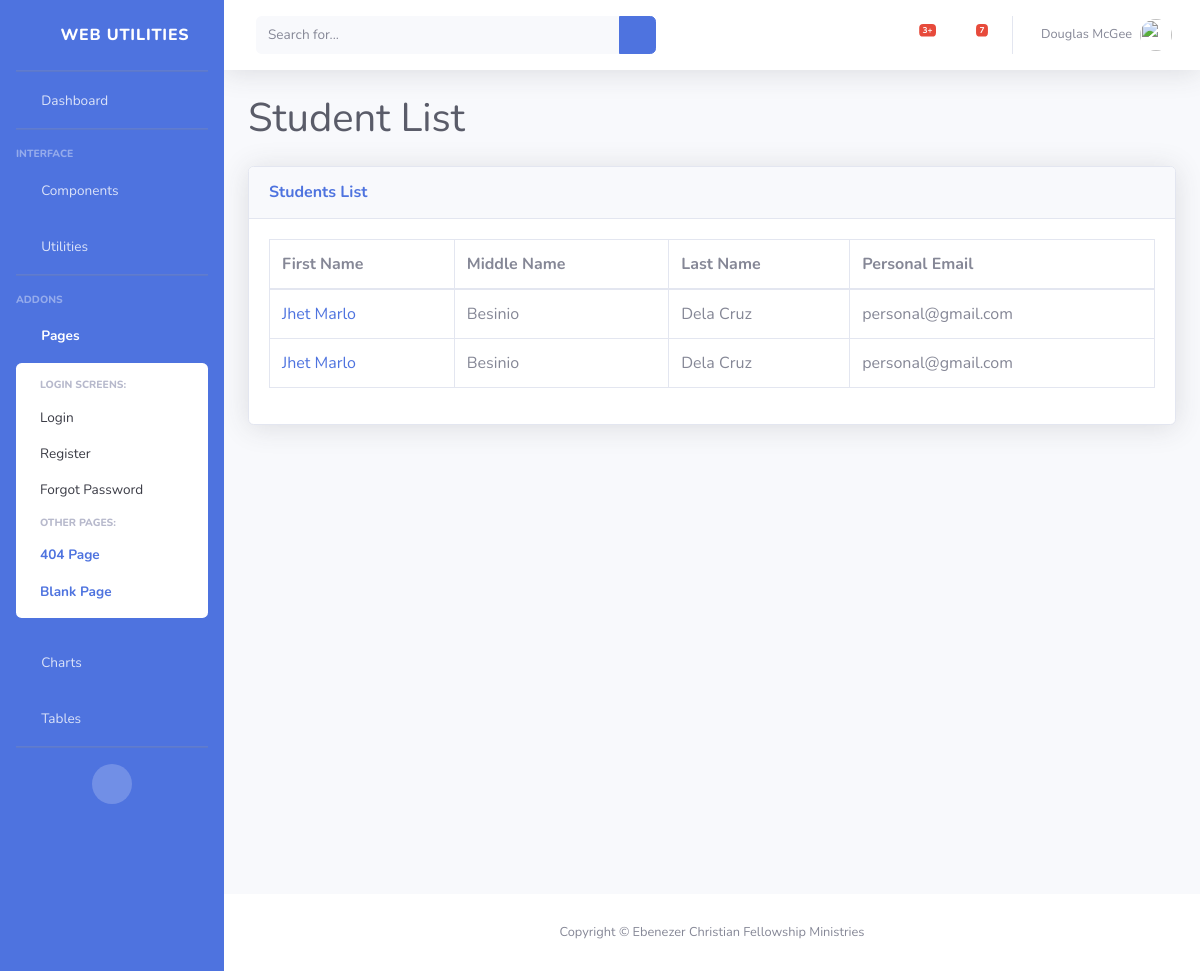
Page /students/list/ on the earlier database version.
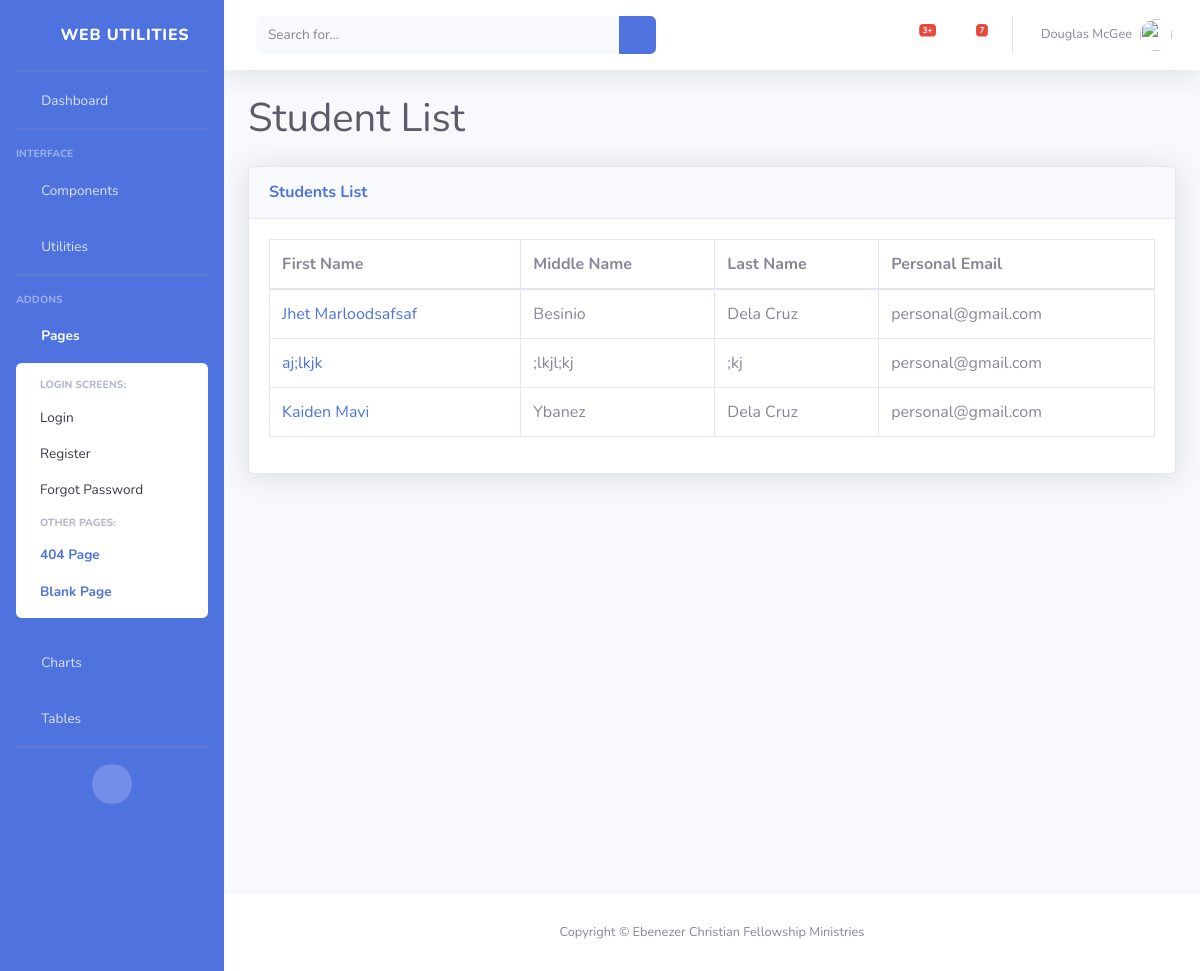
Same page on the later database version.
### students/models.py (models this page shows, shortened)
class Student(models.Model):
    first_name = models.CharField(max_length=100)
    middle_name = models.CharField(max_length=100)
    last_name = models.CharField(max_length=100)
    suffix = models.CharField(max_length=10, blank=True)
    birth_date = models.DateField()
    country_of_birth = models.CharField(max_length=100)
    birth_place = models.CharField(max_length=100)
    nationality = models.CharField(max_length=100)
    CIVIL_STATUS_CHOICES = [
        ('', '---------'),
        ('single', 'Single'),
        ('married', 'Married'),
        ('widowed', 'Widowed'),
        ('divorced', 'Divorced'),
        ('separated', 'Separated'),
    ]
    civil_status = models.CharField(max_length=20, choices=CIVIL_STATUS_CHOICES, blank=True)
    SEX_CHOICES = [
        ('', '---------'),
        ('male', 'Male'),
        ('female', 'Female'),
    ]
    sex = models.CharField(max_length=10, choices=SEX_CHOICES, blank=True)
    religion = models.CharField(max_length=100)
    mobile_number = models.CharField(max_length=20)
    telephone_number = models.CharField(max_length=20, blank=True)
    personal_email = models.EmailField()

### students/views.py (the view)
# urls.py: path('list/', list_student, name='list_student'),
def list_student(request):
    students = Student.objects.all()
    for student in students:
        print(student.first_name)
    context = {
        'students': students,
        'page_heading': 'Student List',
    }
    return render(request, 'students/list_student.html', context)

### students/templates/students/list_student.html
{% extends 'students/base.html' %}
{% load crispy_forms_tags %}
{% block content %}
          <div class="card shadow mb-4">
            <div class="card-header py-3">
              <h6 class="m-0 font-weight-bold text-primary">Students List</h6>
            </div>
            <div class="card-body">
              <div class="table-responsive">
                <table class="table table-bordered" id="dataTable" width="100%" cellspacing="0">
                  <thead>
                    <tr>
                      <th>First Name</th>
                      <th>Middle Name</th>
                      <th>Last Name</th>
                      <th>Personal Email</th>
                    </tr>
                  </thead>
                  <tbody>
                        {% for student in students %}
                            <tr>
                                <td>
                                    <a href="{% url 'students:view_student' student.id %}" >
                                      {{ student.first_name }} </a>
                                </td>
                                <td>{{ student.middle_name }}</td>
                                <td>{{ student.last_name }}</td>
                                <td>{{ student.personal_email }}</td>
                            </tr>
                        {% endfor %}
                  </tbody>
                </table>
              </div>
            </div>
          </div>
{% endblock %}

### students/templates/students/base.html (shortened to what this page needs)
{% load static %}
<!DOCTYPE html>
<html lang="en">
<head>
    <link href="https://cdn.jsdelivr.net/npm/bootstrap@5.1.3/dist/css/bootstrap.min.css" rel="stylesheet">
    <link href="{% static 'vendor/fontawesome-free/css/all.min.css' %}" rel="stylesheet" type="text/css">
    <link rel="stylesheet" href="https://cdn.jsdelivr.net/npm/bootstrap-icons@1.10.5/font/bootstrap-icons.css">
    <link rel="stylesheet" type="text/css" href="{% static 'sb-admin-2.min.css' %}">
</head>
<body id="page-top">
    <div id="wrapper">
        <ul class="navbar-nav bg-primary sidebar sidebar-dark accordion" id="accordionSidebar">
            <a class="sidebar-brand d-flex align-items-center justify-content-center" href="index.html">
                <div class="sidebar-brand-icon rotate-n-15">
                    <i class="fas fa-laugh-wink"></i>
                </div>
                <div class="sidebar-brand-text mx-3">Web Utilities</div>
            </a>
            <hr class="sidebar-divider my-0">
            <li class="nav-item">
                <a class="nav-link" href="#">
                    <i class="fas fa-fw fa-tachometer-alt"></i>
                    <span>Dashboard</span></a>
            </li>
            <hr class="sidebar-divider">
            <div class="sidebar-heading">
                Interface
            </div>
            <li class="nav-item">
                <a class="nav-link collapsed" href="#" data-toggle="collapse" data-target="#collapseTwo"
                    aria-expanded="true" aria-controls="collapseTwo">
                    <i class="fas fa-fw fa-cog"></i>
                    <span>Components</span>
                </a>
            </li>
            <li class="nav-item">
                <a class="nav-link collapsed" href="#" data-toggle="collapse" data-target="#collapseUtilities"
                    aria-expanded="true" aria-controls="collapseUtilities">
                    <i class="fas fa-fw fa-wrench"></i>
                    <span>Utilities</span>
                </a>
            </li>
            <hr class="sidebar-divider">
            <div class="sidebar-heading">
                Addons
            </div>
            <li class="nav-item active">
                <a class="nav-link" href="#" data-toggle="collapse" data-target="#collapsePages" aria-expanded="true"
                    aria-controls="collapsePages">
                    <i class="fas fa-fw fa-folder"></i>
                    <span>Pages</span>
                </a>
                <div id="collapsePages" class="collapse show" aria-labelledby="headingPages"
                    data-parent="#accordionSidebar">
                    <div class="bg-white py-2 collapse-inner rounded">
                        <h6 class="collapse-header">Login Screens:</h6>
                        <a class="collapse-item" href="login.html">Login</a>
                        <a class="collapse-item" href="register.html">Register</a>
                        <a class="collapse-item" href="forgot-password.html">Forgot Password</a>
                        <h6 class="collapse-header">Other Pages:</h6>
                        <a class="collapse-item active" href="404.html">404 Page</a>
                        <a class="collapse-item active" href="blank.html">Blank Page</a>
                    </div>
                </div>
            </li>
            <li class="nav-item">
                <a class="nav-link" href="charts.html">
                    <i class="fas fa-fw fa-chart-area"></i>
                    <span>Charts</span></a>
            </li>
            <li class="nav-item">
                <a class="nav-link" href="tables.html">
                    <i class="fas fa-fw fa-table"></i>
                    <span>Tables</span></a>
            </li>
            <hr class="sidebar-divider d-none d-md-block">
            <div class="text-center d-none d-md-inline">
                <button class="rounded-circle border-0" id="sidebarToggle"></button>
            </div>
        </ul>
        <div id="content-wrapper" class="d-flex flex-column h-100">
            <div id="content">
                <nav class="navbar navbar-expand navbar-light bg-white topbar mb-4 static-top shadow">
                    <form
                        class="d-none d-sm-inline-block form-inline mr-auto ml-md-3 my-2 my-md-0 mw-100 navbar-search">
                        <div class="input-group">
                            <input type="text" class="form-control bg-light border-0 small" placeholder="Search for..."
                                aria-label="Search" aria-describedby="basic-addon2">
                            <div class="input-group-append">
                                <button class="btn btn-primary" type="button">
                                    <i class="fas fa-search fa-sm"></i>
                                </button>
                            </div>
                        </div>
                    </form>
                    <ul class="navbar-nav ml-auto">
                        <li class="nav-item dropdown no-arrow mx-1">
                            <a class="nav-link dropdown-toggle" href="#" id="alertsDropdown" role="button"
                                data-toggle="dropdown" aria-haspopup="true" aria-expanded="false">
                                <i class="fas fa-bell fa-fw"></i>
                                <span class="badge badge-danger badge-counter">3+</span>
                            </a>
                        </li>
                        <li class="nav-item dropdown no-arrow mx-1">
                            <a class="nav-link dropdown-toggle" href="#" id="messagesDropdown" role="button"
                                data-toggle="dropdown" aria-haspopup="true" aria-expanded="false">
                                <i class="fas fa-envelope fa-fw"></i>
                                <span class="badge badge-danger badge-counter">7</span>
                            </a>
                        </li>
                        <li class="nav-item dropdown no-arrow">
                            <a class="nav-link dropdown-toggle" href="#" id="userDropdown" role="button"
                                data-toggle="dropdown" aria-haspopup="true" aria-expanded="false">
                                <span class="mr-2 d-none d-lg-inline text-gray-600 small">Douglas McGee</span>
                                <img class="img-profile rounded-circle"
                                    src="img/undraw_profile.svg">
                            </a>
                        </li>
                    </ul>
                </nav>
                <div class="container-fluid min-vh-100">
                    <h1 class="h1 mb-4 text-gray-800">
                        {{ page_heading|default:"Page Head" }}
                    </h1>
                    {% block content %}
                    {% endblock %}
                </div>
            </div>
            <footer class="sticky-footer bg-white">
                <div class="container my-auto">
                    <div class="copyright text-center my-auto">
                        <span>Copyright &copy; Ebenezer Christian Fellowship Ministries</span>
                    </div>
                </div>
            </footer>
        </div>
    </div>
</body>
</html>

Differences in the rows shown:
removed Student: first_name "Jhet Marlo", middle_name "Besinio", last_name "Dela Cruz", personal_email "personal@gmail.com"
removed Student: first_name "Jhet Marlo", middle_name "Besinio", last_name "Dela Cruz", personal_email "personal@gmail.com"
added Student: first_name "Jhet Marloodsafsaf", middle_name "Besinio", last_name "Dela Cruz", personal_email "personal@gmail.com"
added Student: first_name "aj;lkjk", middle_name ";lkjl;kj", last_name ";kj", personal_email "personal@gmail.com"
added Student: first_name "Kaiden Mavi", middle_name "Ybanez", last_name "Dela Cruz", personal_email "personal@gmail.com"
